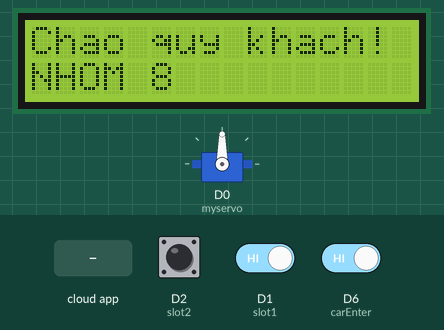
Recording of a sketch running on a simulated ESP8266 (NodeMCU). On the bench: servo, 16×2 character LCD. The test bench sets the inputs (shaded band); at power-on: D6 (carEnter) HIGH, D1 (slot1) HIGH, D2 (slot2) HIGH. WiFi joins after 1.5 s; servers stay silent unless stated; network time is answered at once with the bench clock; the local clock reads 2024-03-15 10:24:30 at power-on unless the sketch sets it; the Firebase database answers and starts empty; what the sketch prints to the serial monitor is not drawn.

Above: at 2.7 s.
2.8 s: D6 (carEnter) driven LOW
At 6.8 s:
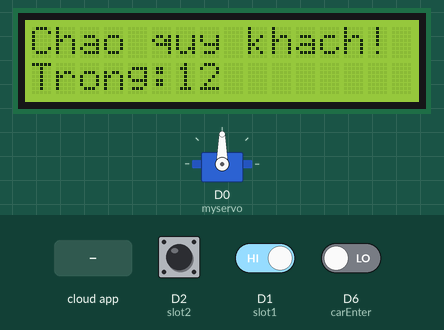
7.8 s: the phone or cloud app sets congvao to 1
At 10.4 s:
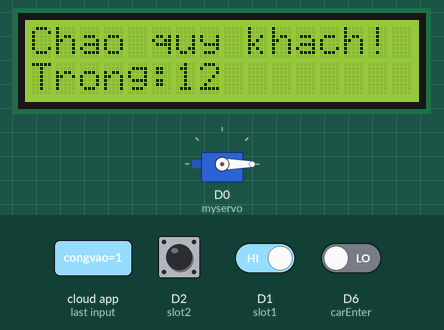
11.7 s: D1 (slot1) driven LOW
At 18.9 s:
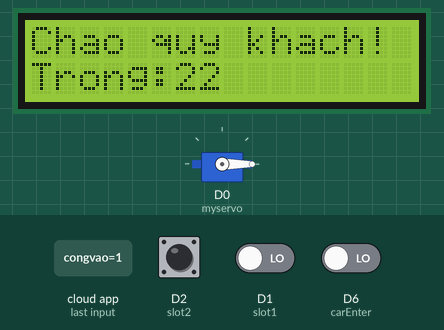
19.3 s: D6 (carEnter) driven HIGH
At 21.2 s:
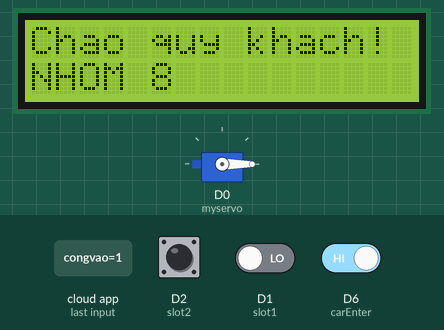
Timing chart, 0 to 23.8 s (numbered marks = the images above; inputs shaded):
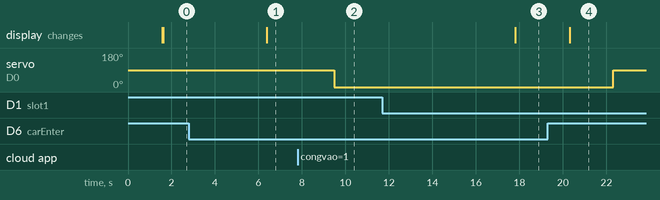

The sketch:

congvao.ino
```cpp
#include <Wire.h>//Gọi thư viện i2c
#include <LiquidCrystal_I2C.h>//Thư viện LCD I2C
#include <ESP8266WiFi.h>
#include <NTPClient.h>
#include <Servo.h>
//Frirebase Library
#include <FirebaseArduino.h>

#include <WiFiUdp.h>
#define WIFI_SSID "hi"
#define WIFI_PASSWORD "tinh1234"
String time1= "89";
WiFiUDP ntpUDP;
NTPClient timeClient(ntpUDP, "pool.ntp.org", 19800,60000);
//Frirebase Declare
#define FIREBASE_HOST "diary1311-59147-default-rtdb.firebaseio.com"
#define FIREBASE_AUTH "MxowcWWzD5sGZqJOCDGhS4zroFaAey5hzJCTS9J4"

//NTPClient timeClient(ntpUDP, "pool.ntp.org", 19800,60000);
LiquidCrystal_I2C lcd(0x27, 16, 2);//Khai báo địa chỉ i2c và LCD 16x2
Servo myservo;                          // servo dưới dạng cổng
Servo myservos;                         // servo dưới dạng cổng


//int slot3 = D5;
int slot2 = D2;
int slot1 = D1;
int carEnter = D6;
int count = 0;
int CLOSE_ANGLE = 90;  // Góc đóng của cánh tay động cơ servo
int OPEN_ANGLE = 0;   // Góc mở của cánh tay động cơ servo
int  hh, mm, ss;
int pos;
int pos1;
int cong1, cong2;
String  h,m,EntryTimeSlot1,ExitTimeSlot1, EntryTimeSlot2,ExitTimeSlot2, EntryTimeSlot3,ExitTimeSlot3;
boolean entrysensor, exitsensor,s1,s2,s3;

String kt;
int s1_occupied = false;
int s2_occupied = false;
int s3_occupied = false;
String formattedDate;
String dayStamp;
String timeStamp;
WiFiClient client;

void setup() {
  Serial.begin(115200);
  Serial.print("connecting");
  timeClient.begin();
  myservo.attach(D0);      // servo pin to D0
  pinMode(carEnter, INPUT);     // ir as input
  pinMode(slot1, INPUT);
  pinMode(slot2, INPUT);

  WiFi.begin(WIFI_SSID, WIFI_PASSWORD);
  Serial.print("connecting");
  while (WiFi.status() != WL_CONNECTED) {
    Serial.print(".");
    delay(500);
  }
  Serial.println();
  Serial.print("connected: ");
  Serial.println(WiFi.localIP());

  Firebase.begin(FIREBASE_HOST, FIREBASE_AUTH);
  Wire.begin(D3, D4);
  lcd.init();
  lcd.clear();
  lcd.backlight();
  //code lcd
  lcd.setCursor(0,0);//Chọn vị trí con trỏ . 0 đầu là chọn cột (từ 0 - 16)
  lcd.print("Chao quy khach!");
}

void loop() {

String a = "";
 timeClient.setTimeOffset(+7*60*60);
 timeClient.update();
formattedDate = timeClient.getFormattedDate();
// Extract date
int splitT = formattedDate.indexOf("T");
dayStamp = formattedDate.substring(0, splitT);
// Extract time
timeStamp = formattedDate.substring(splitT+1, formattedDate.length()-1);
 h= String(dayStamp);
 m= String(timeStamp);
 //h +" - " + m;


 s1 = digitalRead(slot1);
 s2 = digitalRead(slot2);
 entrysensor = digitalRead(carEnter);

 //kiem tra cong co xe
 //Serial.println(entrysensor);
   if (entrysensor == 0) {
    //gui du lieu qua mt
   Firebase.setString("/flags/check", "true");
   //delay(3000);
   //neu kt bien hop le mo cua
   kt =  Firebase.getString("/flags/open");
   if(kt == String("true")){
    myservo.write(OPEN_ANGLE);
    }
    // Lấy giá trị
  Serial.print("cong vao: ");
  cong1 = Firebase.getInt("/cong/congvao");
  Serial.println(Firebase.getInt("/cong/congvao"));
   if (cong1 == 1) {                     // nếu cao thì đếm và gửi dữ liệu
   myservo.write(OPEN_ANGLE);

   }
   String temp1 = Firebase.getString("/baixe/slot1");
String temp2 = Firebase.getString("/baixe/slot2");
String temp3 = Firebase.getString("/baixe/slot3");
String temp4 = Firebase.getString("/baixe/slot4");
if(temp1 == String("0")){
  Serial.println(a);
  a +=1;
}
if(temp2 == String("0"))
      a +=2;
if(temp3 == String("0"))
  a +=3;
if(temp4 == String("0"))
  a +=4;
  Serial.println(a);
  lcd.setCursor(0,1);
  lcd.print("Trong:" + a);
  delay(2000);


//      lcd.setCursor(3,1);
//      lcd.print("Tình trạng: " + String(temp) + "/4");

   }
   if(entrysensor == 1)
   {
     lcd.setCursor(0,1);
    lcd.print("NHOM 8      ");
    delay(2000);
    myservo.write(CLOSE_ANGLE);
    Firebase.setString("/flags/check", "false");
    Firebase.setString("/flags/open", "false");
    Firebase.setInt("/cong/congvao", 0);
   }


//bai giu xe
if(s1 == 0 && s1_occupied == true)
{
  Firebase.setString("/baixe/slot1", "1");
        EntryTimeSlot1 =  h +" - " + m;
        Firebase.pushString("/time/cong1/thoigianvao", EntryTimeSlot1);
        s1_occupied = false;
        if (Firebase.failed())
    {

      Serial.print("pushing /logs failed:");
      Serial.println(Firebase.error());
      return;
  }
}
if(s1 == 1 && s1_occupied == false)
{
        Firebase.setString("/baixe/slot1", "0");
        ExitTimeSlot1 =  h +" - " + m;
        Firebase.pushString("/time/cong1/thoigianra", ExitTimeSlot1);
        s1_occupied = true;
        if (Firebase.failed())
    {

      Serial.print("pushing /logs failed:");
      Serial.println(Firebase.error());
      return;
  }
}
if(s2 == 0 && s2_occupied == true)
{
  Firebase.setString("/baixe/slot2", "1");
        EntryTimeSlot2 =  h +" - " + m;
        Firebase.pushString("/time/cong2/thoigianvao", EntryTimeSlot2);
        s2_occupied = false;
        if (Firebase.failed())
    {

      Serial.print("pushing /logs failed:");
      Serial.println(Firebase.error());
      return;
  }
}
if(s2 == 1&& s2_occupied == false)
{
        Firebase.setString("/baixe/slot2", "0");
        ExitTimeSlot2 =  h +" - " + m;
        Firebase.pushString("/time/cong2/thoigianra", ExitTimeSlot2);
        s2_occupied = true;
        if (Firebase.failed())
    {

      Serial.print("pushing /logs failed:");
      Serial.println(Firebase.error());
      return;
  }
}

//lay so luong xe
//String temp1 = Firebase.getString("/baixe/slot1");
//String temp2 = Firebase.getString("/baixe/slot2");
//String temp3 = Firebase.getString("/baixe/slot3");
//String temp4 = Firebase.getString("/baixe/slot4");
//if(temp1 == String("0")){
//  Serial.println(a);
//  a +=1;
//}
//if(temp2 == String("0"))
//      a +=2;
//if(temp3 == String("0"))
//  a +=3;
//if(temp4 == String("0"))
//  a +=4;
//  Serial.println(a);
//  lcd.setCursor(0,1);
//  lcd.print("Trong:" + a);
delay(500);
}
```

Measured:
- after the input at 2.8 s, the display: changes after 3.6 s (image 1)
- after the input at 7.8 s, servo on D0 (myservo): 90° → 0° after 1.7 s
- after the input at 11.7 s, the display: changes after 6.1 s (image 3)
- after the input at 19.3 s, servo on D0 (myservo): 0° → 90° after 3.0 s; the display: changes after 1.0 s (image 4)
